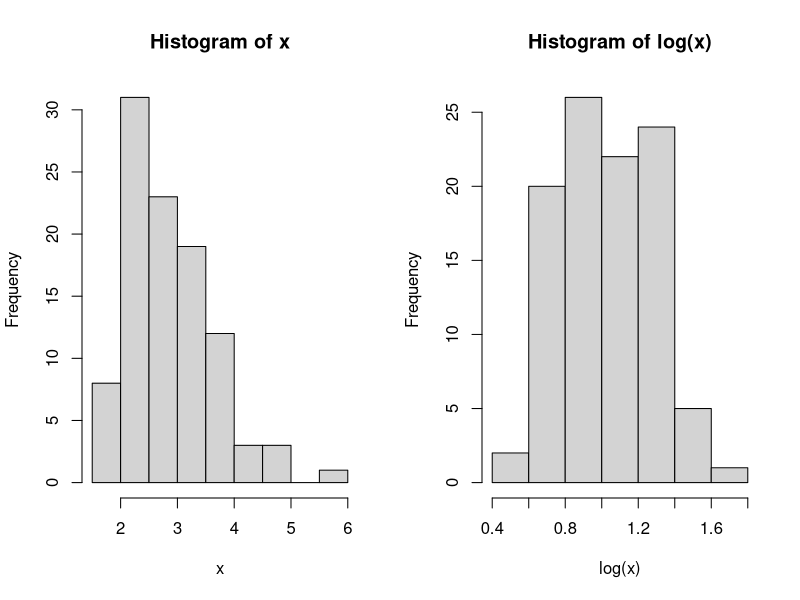

This chart was generated by the following R code:
## ---- chunk 1
knitr::opts_chunk$set(echo = TRUE)
## ---- chunk 2
x <- rlnorm(100, meanlog = 1, sdlog = .25)
par(mfrow = c(1,2))
hist(x)
hist(log(x))

## ---- chunk 3
mean(x)
## ---- chunk 4
var(x)
